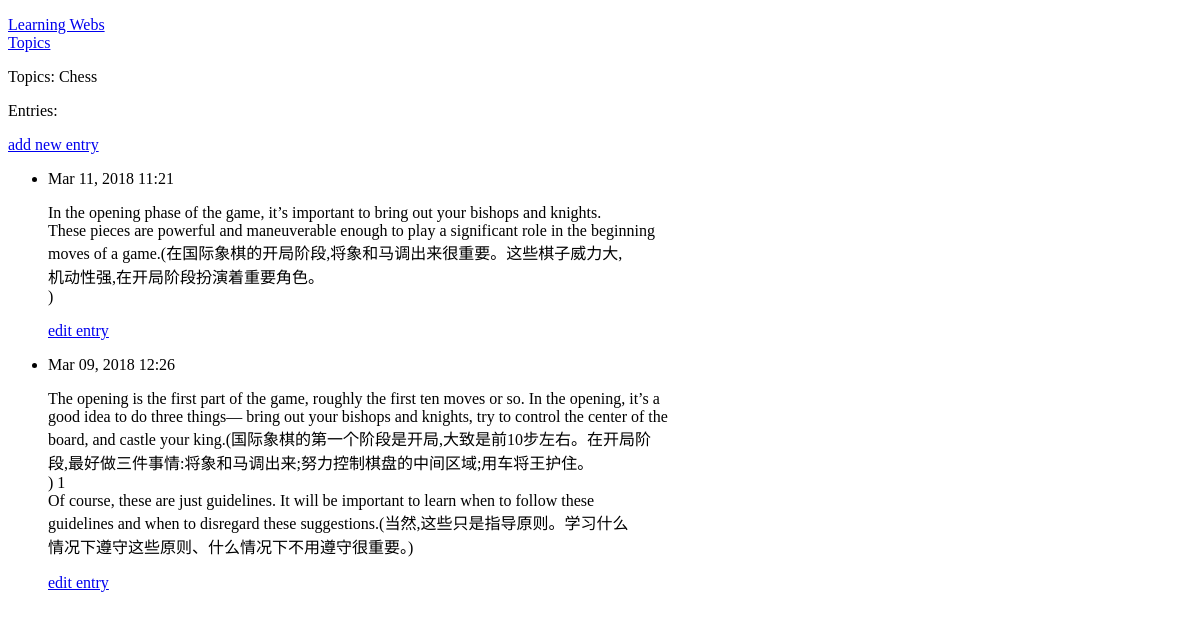
Page /topics/1/ on the earlier database version.
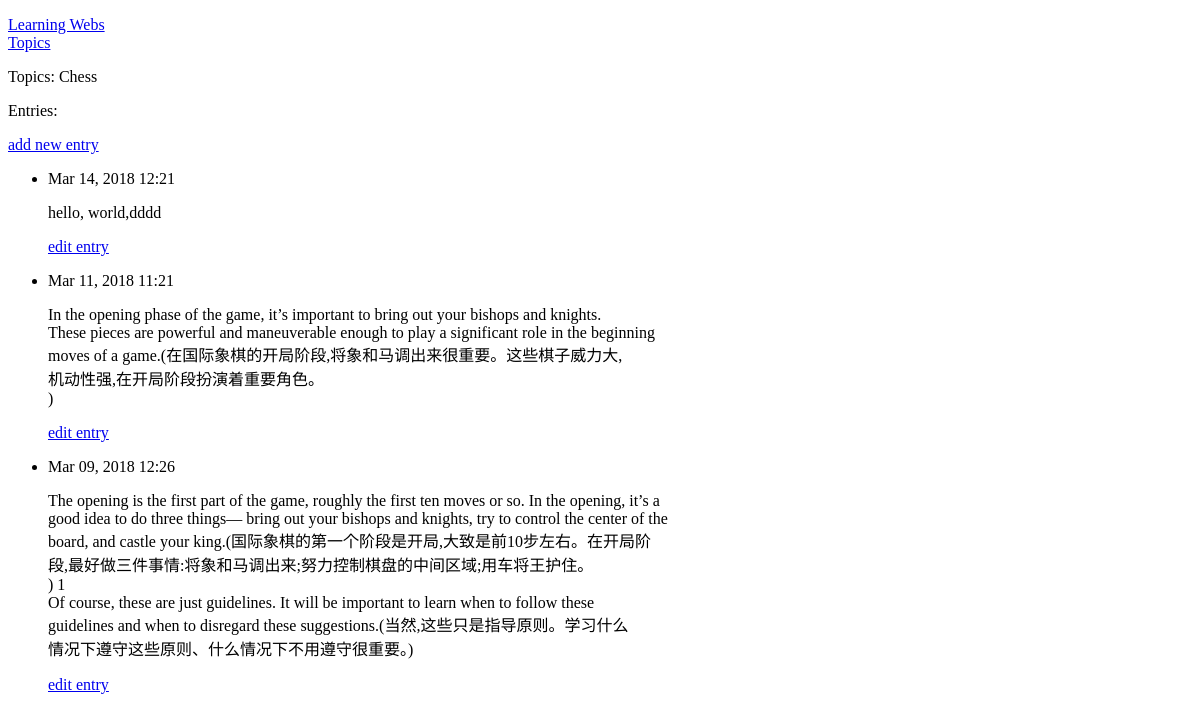
Same page on the later database version.
### learning_webs/models.py (models this page shows, shortened)
class Entry(models.Model):
    topic = models.ForeignKey(Topic, on_delete=models.CASCADE)
    text = models.TextField()
    date_added = models.DateTimeField(auto_now_add=True)
    class Meta:
        verbose_name_plural = 'entries'

### learning_webs/views.py (the view)
# urls.py: url(r'^topics/(?P<topic_id>\d+)/$', views.topic, name='topic'),
def topic(request, topic_id):
    topic = Topic.objects.get(id=topic_id)
    entries = topic.entry_set.order_by('-date_added')
    context = {'topic': topic, 'entries': entries}
    return render(request, 'learning_webs/topic.html', context)

### learning_webs/models.py (called while the page is built)
    def __str__(self):
        return self.text

### learning_webs/templates/learning_webs/topic.html (shortened to what this page needs)
<!DOCTYPE html>
<html lang="en">
<head>
</head>
<body>
{% extends "learning_webs/base.html" %}
{% block content %}
  <p>Topics: {{topic}}</p>
  <p>Entries:</p>
  <p>
    <a href="{% url 'learning_webs:new_entry' topic.id %}">add new entry</a>
  </p>
  <ul>
      {% for entry in entries %}
        <li>
            <p>{{ entry.date_added|date:'M d, Y H:i' }}</p>
            <p>{{ entry.text|linebreaks }}</p>
            <p>
                <a href="{% url 'learning_webs:edit_entry' entry.id %}">edit entry</a>
            </p>
        </li>
      {% empty %}
        <li>
            <p>There are no entries for this topic yet.</p>
        </li>
      {% endfor %}
  </ul>
{% endblock content %}

Differences in the rows shown:
added Entry: date_added "Mar 14, 2018 12:21", text "hello, world,dddd"
